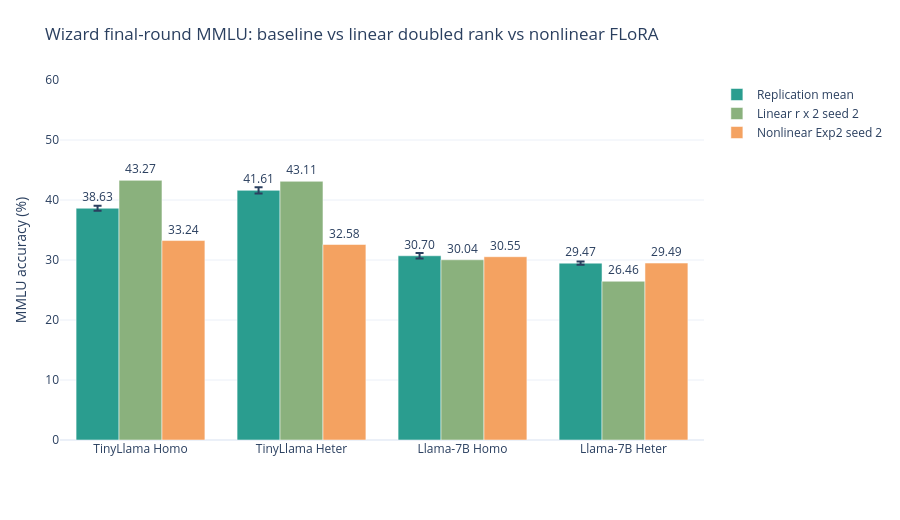

The code cell stored with this chart in its notebook:
### Markdown cell above
## Experiment 2: Nonlinear FLoRA

Experiment 2 is Wizard-only in the current outputs, so it is analyzed separately from the Dolly stratified FFA run.

### Code cell
EXP2_FOLDERS = {
    'tinyllama_homo': 'exp2-tinyllama-nonlinear-wiz',
    'tinyllama_heter': 'exp2-tinyllama-nonlinear-3round-heter-wiz',
    'llama_homo': 'exp2-llama-nonlinear-1round-homo-wiz',
    'llama_heter': 'exp2-llama-nonlinear-1round-heter-wiz',
}

EXP2_SEED = 2
exp2_results = {key: load_single_scores(folder, seed=EXP2_SEED, nested=True) for key, folder in EXP2_FOLDERS.items()}
print_loaded('Experiment 2 per-round scores:', exp2_results)

exp2_summary = pd.DataFrame([
    {
        'Experiment': LABELS[key],
        'Baseline mean': wiz_stats[key]['mean'],
        'Baseline std': wiz_stats[key]['std'],
        'Linear r x 2 seed 2': final_value(exp1_results, key),
        'Nonlinear Exp2 seed 2': final_value(exp2_results, key),
        'NL delta vs baseline': final_value(exp2_results, key) - wiz_stats[key]['mean'],
        'NL delta vs linear r x 2': final_value(exp2_results, key) - final_value(exp1_results, key),
    }
    for key in EXP_KEYS
])
display(exp2_summary.round(2))

exp2_bar = pd.DataFrame(
    [{'Experiment': LABELS[key], 'Series': 'Replication mean', 'Accuracy': wiz_stats[key]['mean'], 'Std': wiz_stats[key]['std']} for key in EXP_KEYS]
    + [{'Experiment': LABELS[key], 'Series': 'Linear r x 2 seed 2', 'Accuracy': final_value(exp1_results, key), 'Std': np.nan} for key in EXP_KEYS]
    + [{'Experiment': LABELS[key], 'Series': 'Nonlinear Exp2 seed 2', 'Accuracy': final_value(exp2_results, key), 'Std': np.nan} for key in EXP_KEYS]
)
make_final_bar(exp2_bar, 'Wizard final-round MMLU: baseline vs linear doubled rank vs nonlinear FLoRA', y_max=60)

### Figure 1 — Plotly figure (JSON) as saved in the notebook; plotly's stock layout.template omitted (floating-point values rounded to 4 significant figures)
{"data": [{"error_y": {"array": [0.4103, 0.5235, 0.4736, 0.2596], "type": "data", "visible": true}, "marker": {"color": "#2A9D8F"}, "name": "Replication mean", "text": ["38.63", "41.61", "30.70", "29.47"], "textposition": "outside", "type": "bar", "x": ["TinyLlama Homo", "TinyLlama Heter", "Llama-7B Homo", "Llama-7B Heter"], "y": [38.63, 41.61, 30.7, 29.47]}, {"error_y": {"type": "data", "visible": false}, "marker": {"color": "#8AB17D"}, "name": "Linear r x 2 seed 2", "text": ["43.27", "43.11", "30.04", "26.46"], "textposition": "outside", "type": "bar", "x": ["TinyLlama Homo", "TinyLlama Heter", "Llama-7B Homo", "Llama-7B Heter"], "y": [43.27, 43.11, 30.04, 26.46]}, {"error_y": {"type": "data", "visible": false}, "marker": {"color": "#F4A261"}, "name": "Nonlinear Exp2 seed 2", "text": ["33.24", "32.58", "30.55", "29.49"], "textposition": "outside", "type": "bar", "x": ["TinyLlama Homo", "TinyLlama Heter", "Llama-7B Homo", "Llama-7B Heter"], "y": [33.24, 32.58, 30.55, 29.49]}], "layout": {"barmode": "group", "height": 520, "legend": {"title": {"text": ""}}, "margin": {"b": 80, "l": 60, "r": 30, "t": 80}, "title": {"text": "Wizard final-round MMLU: baseline vs linear doubled rank vs nonlinear FLoRA"}, "yaxis": {"range": [0, 60], "title": {"text": "MMLU accuracy (%)"}}}}
